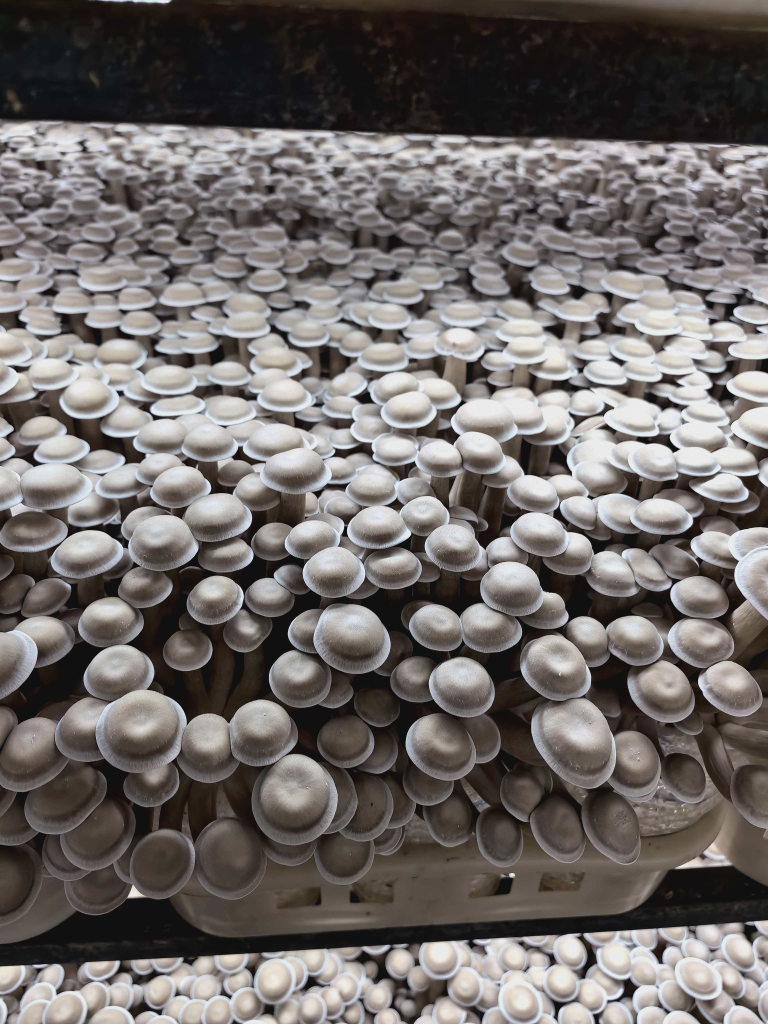
#> input picture data/m1.jpg, 3072 x 4096 px (shown at 1/4 size)
$ python levels.py ../../../data/m1.jpg
#> lines starting #> are read from the running program, lines starting #| are printed output that depends on the picture
"""判断一张图是不是被"压进了 limited range"（16..235），以及细节到底丢没丢。

用法：python levels.py <图片路径> [<图片路径> ...]

## 为什么单独一个脚本

`frame-stats.py` 回答"画面里有没有结构"；而"图糊/发灰"这种反馈的第一嫌疑是**电平被压**，
不是细节被丢。两件事必须分得开，否则会在相机上白查半天：

- **看端点**（min/max、近黑/近白占比）：limited-range 的 JPEG，数据实测服从
  `out = 16 + in*219/255`。浏览器按 full-range 解码，于是黑停在 16、白停在 235，
  整幅发灰、对比度塌掉 —— 看起来就像"糊"。
- **看拉开电平之后的梯度能量**：若把电平拉开后与 RTSP 直出的帧同量级，说明**细节没丢**，
  纯粹是电平契约错了（我们这边把它拉回来就行，不用去动相机）。

## 判据（2026-09-18 现场实测的锚点）

| 来源 | gray min/max | 近黑(<16)% | 结论 |
| --- | --- | --- | --- |
| RTSP 直出（预览帧） | 0 / 255 | >0 | 正常 full-range |
| XCloudSDK 抓拍（补丁前） | ≈11 / ≈240 | ≈0 | limited range，需要重映射 |
| XCloudSDK 抓拍（补丁后） | ≈0 / ≈255 | >0 | 已修正 |

`SQUEEZE` 这一段就是补丁要做的事（`(v-16)*255/219` 截断到 0..255），打印出来是为了
**不发版也能先看到修复后的样子**。
"""

from __future__ import annotations

import sys
from pathlib import Path

from PIL import Image, ImageFilter

#: limited → full 的还原公式。219 = 235-16，255 = 满量程。
_LUT = [min(255, max(0, round((v - 16) * 255 / 219))) for v in range(256)]


def _pct(hist: list[int], q: float) -> int:
    total = sum(hist)
    acc = 0
    for v, n in enumerate(hist):
        acc += n
        if acc >= total * q:
            return v
    return 255


def _edge_mean(img: Image.Image) -> float:
    """平均梯度幅值（结构越多越大）。固定用同一套算法，before/after 才可比。"""
    edges = img.convert("L").filter(ImageFilter.FIND_EDGES)
    hist = edges.histogram()
    total = sum(hist)
    return sum(v * n for v, n in enumerate(hist)) / total if total else 0.0


def report(path: str) -> None:
#> called with path = '../../../data/m1.jpg'
    img = Image.open(path)
#> img is the input picture: PIL image 3072x4096 RGB; mean R, G, B 110.9, 106.1, 104
    gray = img.convert("L")
    hist = gray.histogram()
#> hist = 256 values, max 640262 at index 16, min 42 at index 252, mean 49152
    total = sum(hist)
#> total = 12582912
    mean = sum(v * n for v, n in enumerate(hist)) / total
#> mean = 107.2
    var = sum((v - mean) ** 2 * n for v, n in enumerate(hist)) / total
#> var = 4835.3
    lo, hi = gray.getextrema()
#> lo = 0; hi = 255
    near_black = sum(hist[:16]) / total * 100
#> near_black = 0.604
    near_white = sum(hist[241:]) / total * 100
#> near_white = 0.0329

    expanded = gray.point(_LUT)
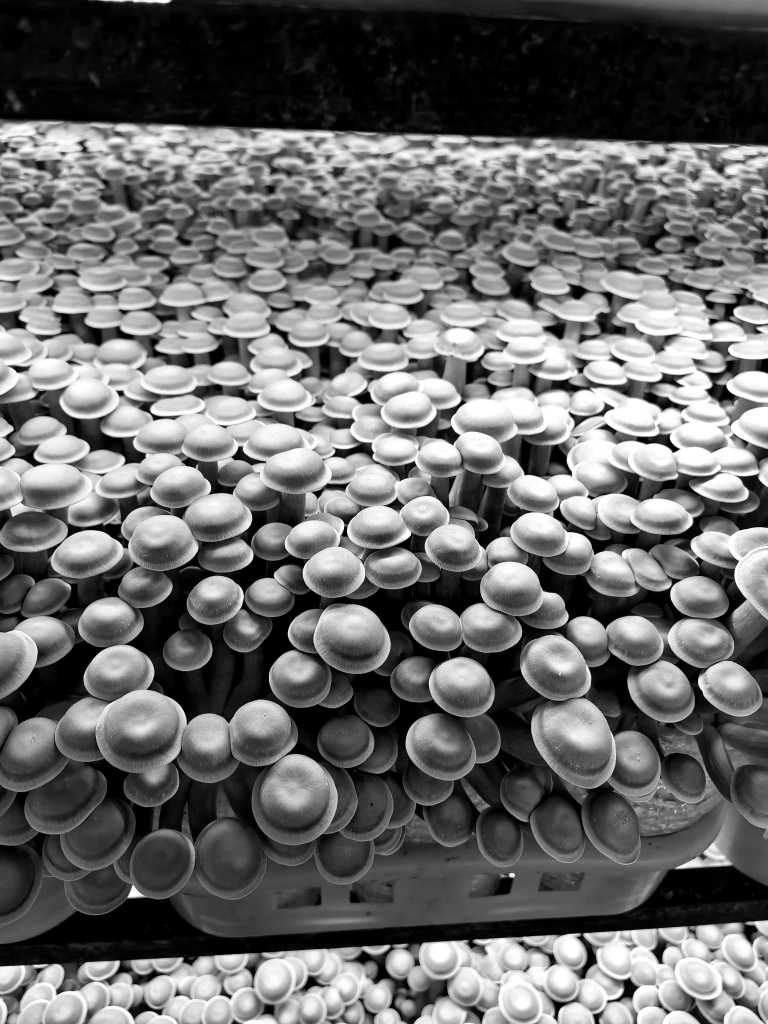
#> expanded: PIL image 3072x4096 L (shown at 1/4 size); min 0, max 255, mean 106.2

    print(f"\n=== {Path(path).name} ===")
    print(f"  文件 {Path(path).stat().st_size / 1024:8.1f} KB   尺寸 {img.size[0]}×{img.size[1]}"
          f"   模式 {img.mode}")
#|   文件    651.9 KB   尺寸 3072×4096   模式 RGB
    print(f"  灰度   均值 {mean:6.2f}  标准差 {var ** 0.5:6.2f}  "
          f"min {lo:3d}  max {hi:3d}  p01 {_pct(hist, 0.01):3d}  p99 {_pct(hist, 0.99):3d}")
#> in _pct, `total = sum(hist)`: total = 12582912
#> the loop in _pct, `for v, n in enumerate(hist):` made 17 passes
#> (n, acc) on passes 1 to 12: (465, 465), (792, 1257), (592, 1849), (556, 2405), (727, 3132), (966, 4098), (1205, 5303), (1636, 6939), (2126, 9065), (2785, 11850), (3640, 15490), (4940, 20430)
#> after the loop in _pct, `for v, n in enumerate(hist):`: acc = 716201
#> the loop in _pct, `for v, n in enumerate(hist):` made 236 passes
#> after the loop in _pct, `for v, n in enumerate(hist):`: acc = 12541329
#|   灰度   均值 107.25  标准差  69.54  min   0  max 255  p01  16  p99 235
    print(f"  端点   近黑(<16) {near_black:6.2f}%   近白(>240) {near_white:6.2f}%")
#|   端点   近黑(<16)   0.60%   近白(>240)   0.03%
    print(f"  梯度能量  原图 {_edge_mean(gray):6.3f}   拉开电平后 {_edge_mean(expanded):6.3f}")
#> in _edge_mean, `edges = img.convert("L").filter(ImageFilter.FIND_EDGES)`:
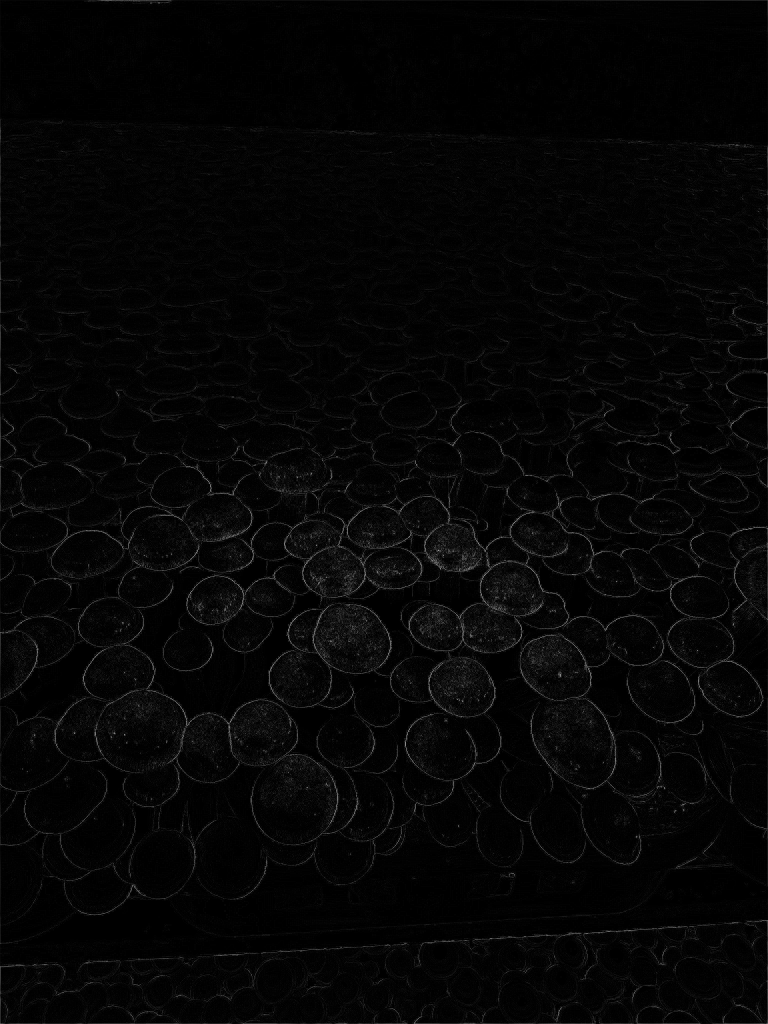
#> edges: PIL image 3072x4096 L (shown at 1/4 size); min 0, max 255, mean 5.4
#> in _edge_mean, `hist = edges.histogram()`: hist = 256 values, max 7857371 at index 0, min 92 at index 251, mean 49152
#> in _edge_mean, `total = sum(hist)`: total = 12582912
#|   梯度能量  原图  5.365   拉开电平后  6.200

    verdict = ("端点贴满 0..255，full-range 正常"
               if lo <= 4 and hi >= 251 else
               "端点缩在 16..235 附近 ⇒ 疑似 limited-range（需要重映射）")
#> verdict = '端点贴满 0..255，full-range 正常'
    print(f"  判定   {verdict}")
#|   判定   端点贴满 0..255，full-range 正常


if __name__ == "__main__":
    if len(sys.argv) < 2:
        print(__doc__)
        raise SystemExit(2)
    for p in sys.argv[1:]:
        report(p)
